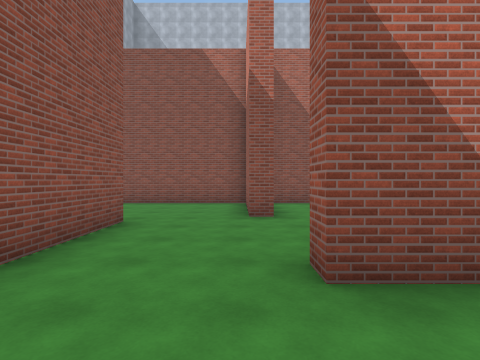
view 1 (above)

18 first-person views from a walk through a scene from a Unity 3-D project. The camera is 1.5 m above the floor, looks level and sees 80° across. The floor is counted in squares, 2 m on a side. Each view is taken from the middle of a square. On the plan, view 1 faces up. The plan holds only what a view shows up to about 10 squares ahead; the rest is blank. The place goes on beyond the plan. The player character is not drawn. Surface patterns are stand-ins for the level's own textures.

view 2
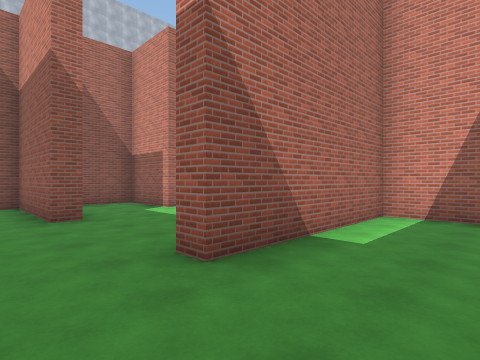

view 3
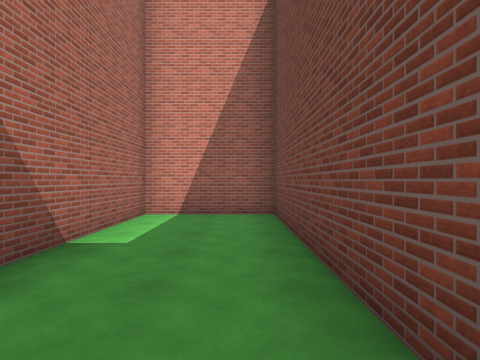

view 4
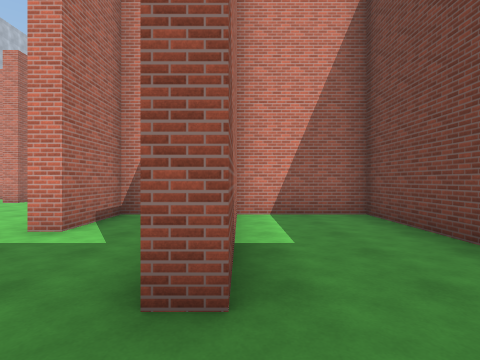

view 5
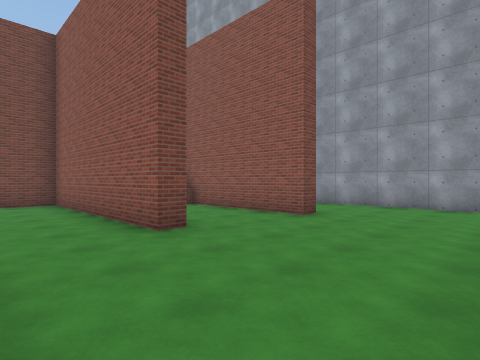

view 6
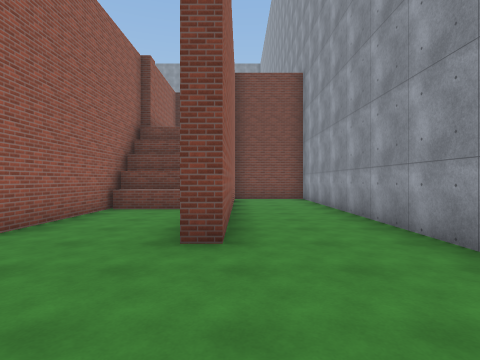

view 7
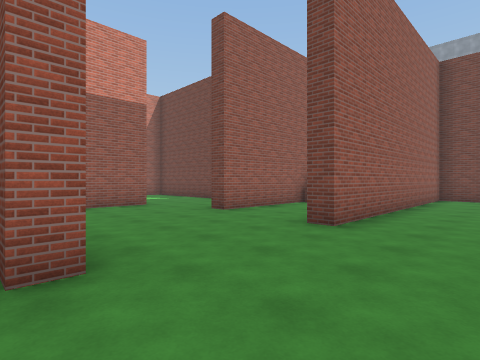

view 8
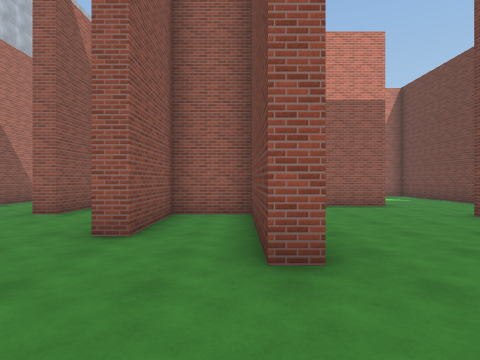

view 9
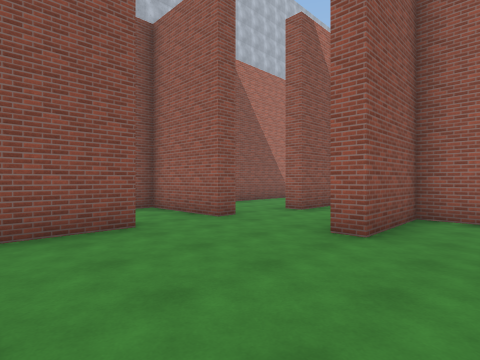

view 10
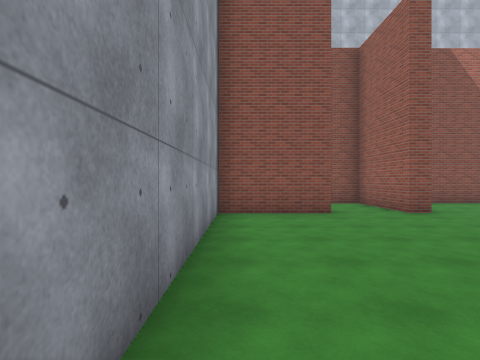

view 11
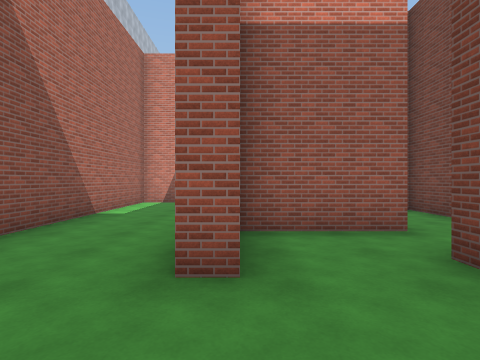

view 12
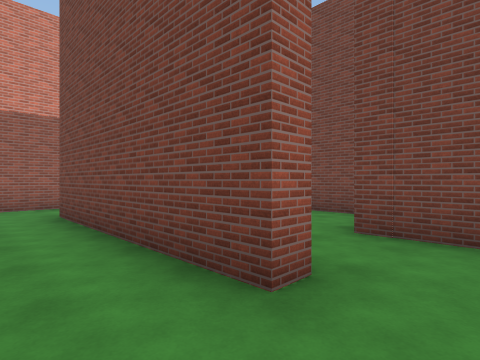

view 13
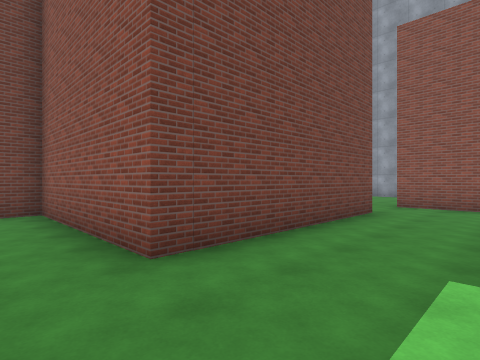

view 14
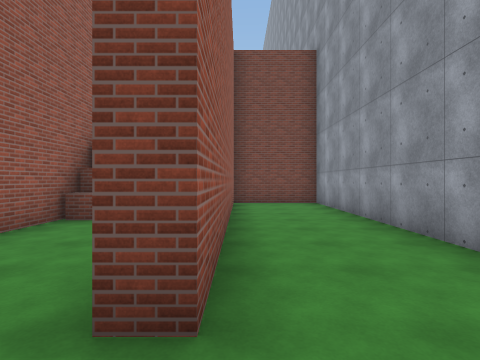

view 15
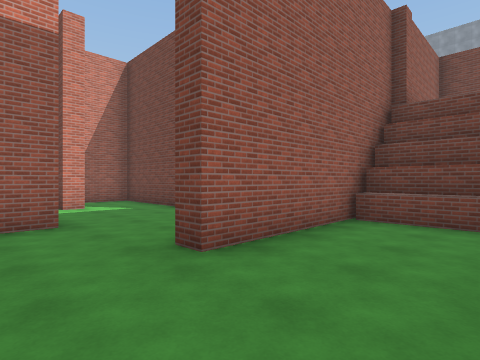

view 16
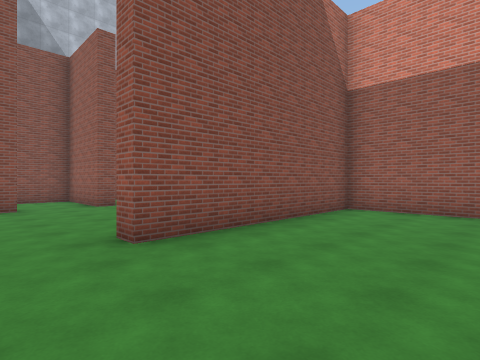

view 17
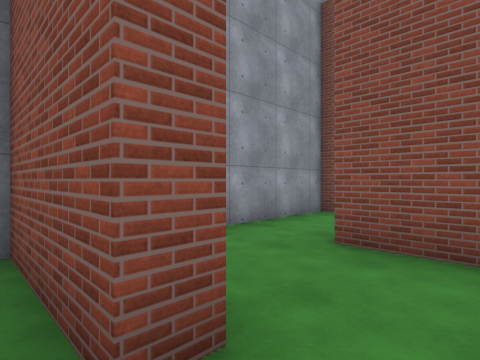

view 18
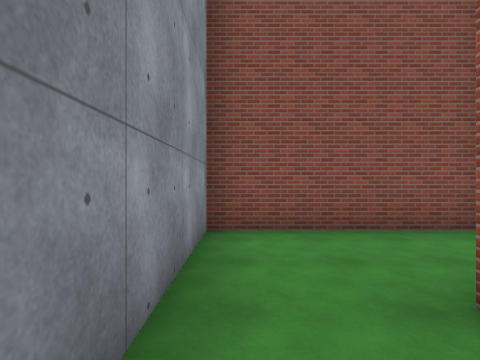

### Floor plan
Points are (right, up) in squares from view 1. A wall is a line through its corners. A room is listed if a view was taken in it or the views show most of it. See-through windows are left out.
Room 1 (views 1, 2, 3, 4)
walls: (-2.1, 2.5) (-2.1, -0.8) (5.2, -0.8) (5.2, 2.1) (0.6, 2.1) (0.6, 2.6)
ways out: opening at (-0.5, 2) to room 2
Room 2 (views 5, 6, 7, 8, 9, 10, 14, 15, 16, 17)
walls: (-1.8, 9.6) (-1.8, 11.5) (-4.2, 11.5) (-4.2, 12); (0.8, 5.8) (0.2, 5.8) (0.2, 9.3) (-5.5, 9.3) (-5.5, 9.8) (-2.1, 9.8); (-4.5, 1.2) (-2.8, 1.2); (-2.6, 0.8) (-2.6, 5.2) (-2.1, 5.2) (-2.1, 2.5); (1, 2.6) (4.8, 2.6); (3.1, 6.9) (3.1, 9.3) (1, 9.3); (-5.8, -1.9) (-5.8, 5.6) (-5.3, 5.6) (-5.3, 1.2); (-4.2, 14.4) (-4.2, 15.6); (-6, 14.9) (-6, 14.4) (-8.5, 14.4); (5.2, 3) (5.2, 4.6) (3.1, 4.6) (3.1, 5.1); (-8.5, 14.6) (-8.5, -2.3) (-5.8, -2.3)
low walls: (-4.6, 1.7) (-2.8, 1.7)
ways out: opening at (-0.5, 2) to room 1; opening at (-4, 13.5) to room 3; opening at (-5, 15) to room 5; opening at (4, 6)
Room 3 (views 11, 12, 13)
walls: (-0.2, 14) (-1.8, 14) (-1.8, 14.5) (3.7, 14.5); (-3.7, 16.2) (-3.7, 14.4) (-4.2, 14.4); (-2.8, 12) (-1.2, 12); (5.6, 14) (5.6, 17.2) (-1.9, 17.2)
ways out: opening at (-4, 13.5) to room 2; opening at (-1, 13) to room 6; opening at (5, 13.5)
Room 4 (view 18)
walls: (-8.5, 17.4) (-8.5, 16.5)
ways out: opening at (-6, 16.5) to room 5; opening at (-7.5, 18)
Room 5 (no view inside)
walls: (-4.2, 15.6) (-4.2, 17.2) (-6.6, 17.2)
ways out: opening at (-5, 15) to room 2; opening at (-6, 16.5) to room 4
Room 6 (no view inside)
walls: (0.2, 11.5) (0.2, 14)
ways out: opening at (-1, 13) to room 3; opening at (0, 12) to room 7
Room 7 (no view inside)
walls: (-0.4, 9.8) (0.6, 9.8)
ways out: opening at (0, 12) to room 6; opening at (1, 11)

Positions as (right, up) in squares from view 1, and headings:
1: (0, 0), facing up
2: (-1, 0), facing up-right
3: (-1, 0), facing right
4: (-1, 2), facing right
5: (0, 9), facing down-left
6: (-6, 9), facing down
7: (-8, 10), facing down-right
8: (-8, 10), facing right
9: (-8, 10), facing up-right
10: (-8, 8), facing up
11: (-4, 14), facing right
12: (-3, 16), facing down-right
13: (5, 17), facing down-left
14: (-6, 7), facing down
15: (-5, 7), facing down-right
16: (-7, 6), facing up-right
17: (-5, 14), facing up-left
18: (-8, 16), facing up
